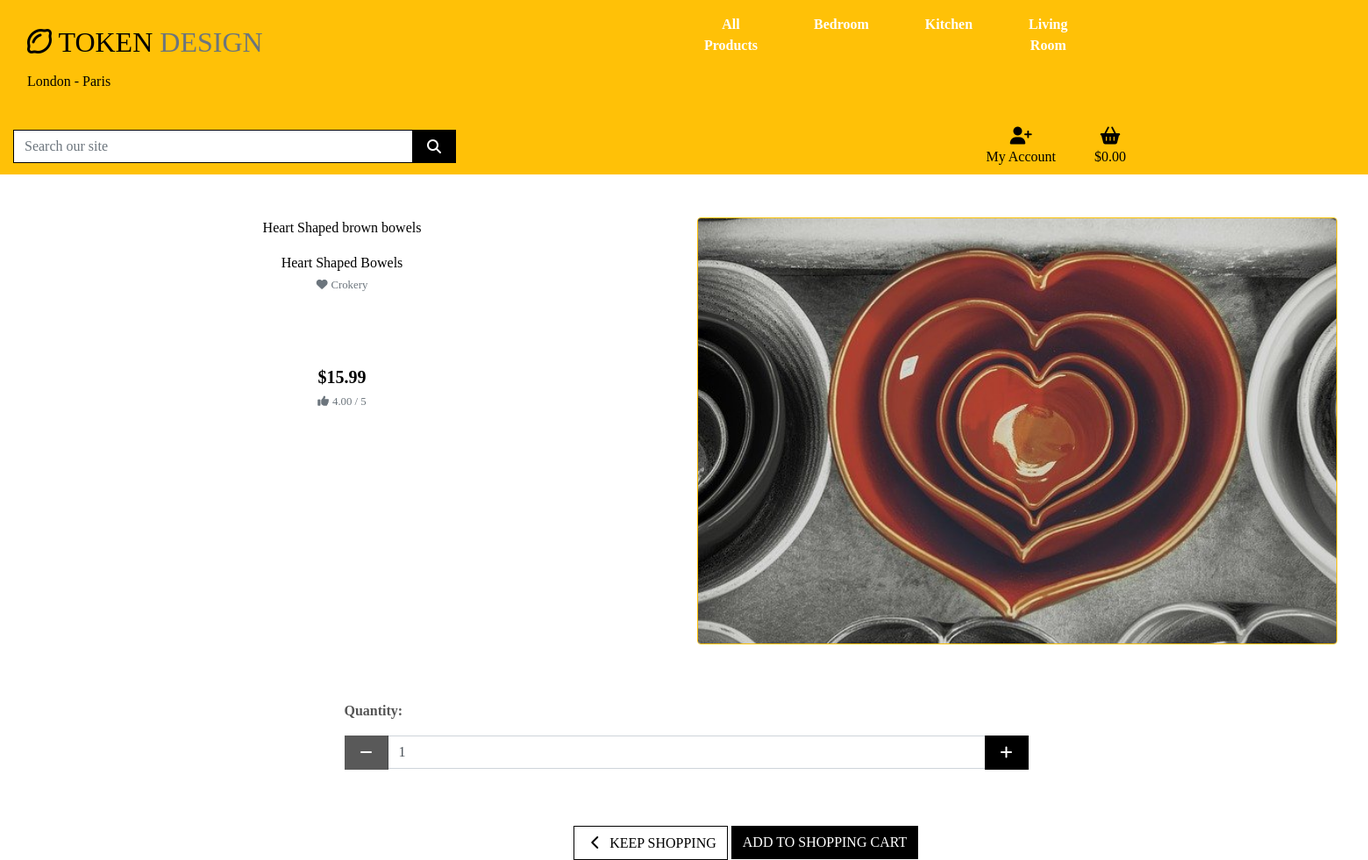
Screenshot of /products/13 with the database file from the repository.
### products/models.py (models this page shows, shortened)
class Product(models.Model):
    category = models.ForeignKey('Category', null=True, blank=True, on_delete=models.SET_NULL)
    sku = models.CharField(max_length=254, null=True, blank=True)
    name = models.CharField(max_length=254)
    description = models.TextField()
    price = models.DecimalField(max_digits=6, decimal_places=2)
    rating = models.DecimalField(max_digits=6, decimal_places=2, null=True, blank=True)
    image_url = models.URLField(max_length=1024, null=True, blank=True)
    image = models.ImageField(null=True, blank=True)

class Category(models.Model):
    class Meta:
        verbose_name_plural = 'Categories'
    name = models.CharField(max_length=254)
    friendly_name = models.CharField(max_length=254, null=True, blank=True)

### products/views.py (the view)
# urls.py: path('<product_id>', views.product_info, name='product_info')
def product_info(request, product_id):
    product = get_object_or_404(Product, pk=product_id)
    context = {
        'product': product,
    }
    return render(request, 'products/product_info.html', context)

### shopping_cart/contexts.py (called while the page is built, shortened)
def cart_contents(request):
    cart_items = []
    total = 0
    product_count = 0
    shopping_cart = request.session.get('shopping_cart', {})
    if total < settings.FREE_DELIVERY_POINT:
        delivery = total * Decimal(settings.STANDARD_DELIVERY_PERCENTAGE / 100)
        free_delivery_delta = settings.FREE_DELIVERY_POINT - total
    else:
        delivery = 0
        free_delivery_delta = 0
    grand_total = delivery + total
    context = {
        'cart_items': cart_items,
        'total': total,
        'product_count': product_count,
        'delivery': delivery,
        'free_delivery_delta': free_delivery_delta,
        'free_delivery_point': settings.FREE_DELIVERY_POINT,
        'grand_total': grand_total,
    }
    return context

### products/templates/products/product_info.html (shortened to what this page needs)
{% extends "base.html" %}
{% load static %}
{% block content %}
    <div class="cover"></div>
    <div class="container-fluid page-top">
        <div class="row">
            <div class="col-12 col-md-6 col-lg-6 col-xl-6">
                <div class="product-info mb-5 mt-md-5 text-black">
                     <p class="mt-3">{{ product.description }}</p>
                    <p class="mb-0">{{ product.name }}</p>
                    {% if product.category %}
                    <p class="small mt-1 mb-0">
                        <a class="text-muted" href="{% url 'products' %}?category={{ product.category.name }}">
                            <i class="fa fa-heart mr-1"></i>{{ product.category.friendly_name }}
                        </a>
                    </p>
                    {% endif %}
                    {% if product.rating %}
                   <div class="product-info"><p class="lead mb-0 font-weight-bold product-info">${{ product.price }}</p></div>
                        <small class="text-muted"><i class="fa fa-thumbs-up mr-1"></i>{{ product.rating }} / 5</small>
                    {% else %}
                        <small class="text-muted">No Rating</small>
                    {% endif %}
                </div>
            </div>
            <div class="col-12 col-md-6 col-lg-4 col-xl-6">
                <div class="image-for-info my-5">
                    {% if product.image %}
                        <a href="{{ product.image.url }}" target="_blank">
                            <img class="card-img-top img-fluid border border-warning rounded" src="{{ product.image.url }}" alt="{{ product.name }}">
                        </a>
                        {% else %}
                        <a href="">
                            <img class="card-img-top img-fluid" src="{{ MEDIA_URL }}noimage.png" alt="{{ product.name }}">
                        </a>
                    {% endif %}
                </div>
            </div>
            </div>
    </div>
    <form class="form" action="{% url 'add_to_cart' product.id %}" method="POST">
        <div class="form-row">
            <div class="col-12 offset-3">
                <p class="mt-3"><strong>Quantity:</strong></p>
                <div class="form-group w-50">
                    <div class="input-group">
                        <div class="input-group-prepend">
                            <button class="decrement-qty btn btn-black rounded-0"
                                data-item_id="{{ item.item_id }}" id="decrement-qty_{{ item.item_id }}">
                                <span class="icon">
                                    <i class="fas fa-minus"></i>
                                </span>
                            </button>
                        </div>
                        <input class="form-control qty_input" type="number" name="quantity" value="1" min="1" max="99" data-item_id="{{ item.item_id }}" id="id_qty_{{ item.item_id }}">
                        <div class="input-group-append">
                            <button class="increment-qty btn btn-black rounded-0"
                                data-item_id="{{ item.item_id }}" id="increment-qty_{{ item.item_id }}">
                                <span class="icon">
                                    <i class="fas fa-plus"></i>
                                </span>
                            </button>
                        </div>
                    </div>
                </div>
            </div>
            <div class="col-12 offset-5">
                <a href="{% url 'products' %}" class="btn btn-outline-black rounded-0 mt-5">
                    <span class="icon">
                        <i class="fas fa-chevron-left"></i>
                    </span>
                    <span class="text-uppercase">Keep Shopping</span>
                </a>
                <input type="submit" class="btn btn-black rounded-0 text-uppercase mt-5" value="Add to Shopping Cart">
            </div>
        </div>
    </form>
{% endblock %}

### static/css/base.css (style rules this page uses)
html { height: 100%; }
body { background: url('/media/homepage_pic.jpg') no-repeat center center fixed; background-size: cover; height: calc(100vh - 164px); color: #555; font-family: 'Bellota'; }
.icon { align-items: center; display: inline-flex; justify-content: center; height: 1.5rem; width: 1.5rem; }
.text-black { color: #000 !important; }
.cover { height: 100%; width: 100%; top: 0; left: 0; position: fixed; background: white; z-index: -1; }
.product-info { text-align: center; margin-top: 80px; }
.page-top { padding-top: 200px; }
.btn-black { background: black; color: white; }
.btn-outline-black { background: white; color: black !important; border: 1px solid black; }
.image-for-info { padding-right: 20px; }

### rows the page displays
Product: description "Heart Shaped brown bowels", name "Heart Shaped Bowels", category.friendly_name "Crokery", price "15.99", rating "4.00", image (picture)
